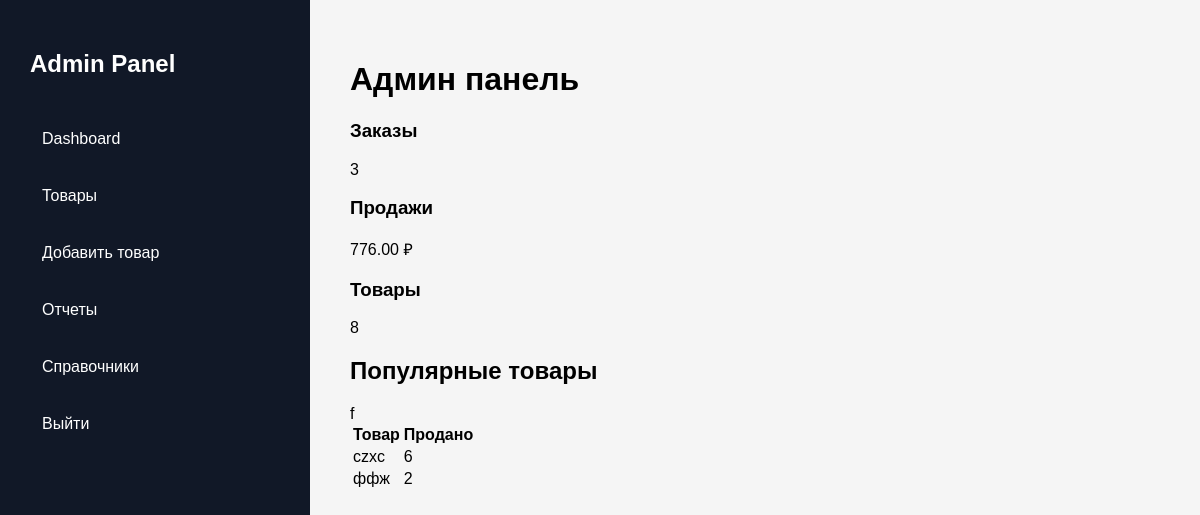
The page /admin-panel/ (signed in) on the database as committed earlier.
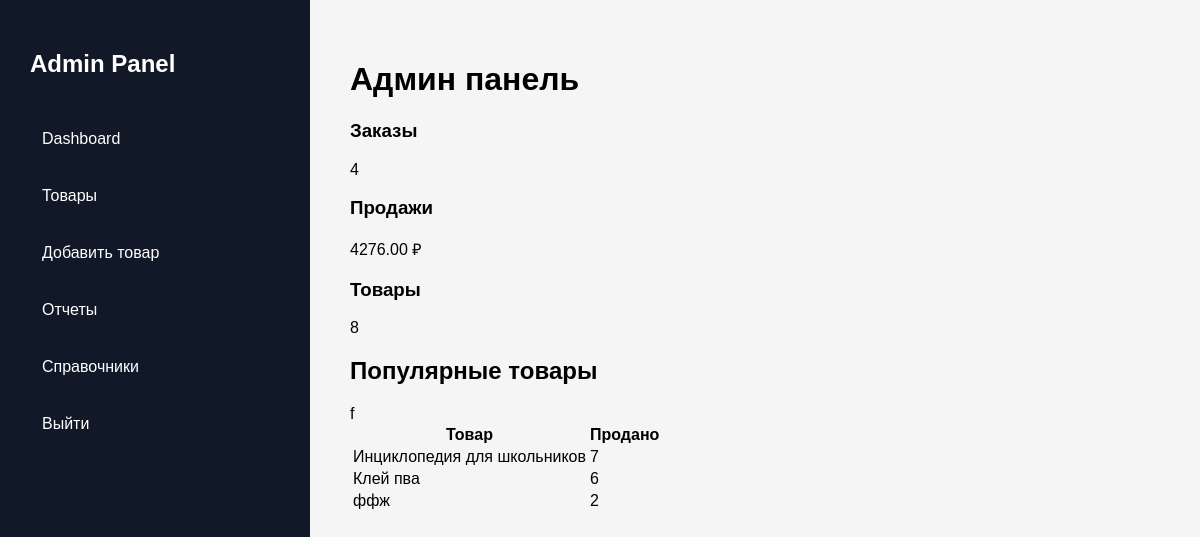
The same page on the database as committed later.
### shop/models.py (models this page shows, shortened)
class Product(models.Model):
    name = models.CharField(max_length=255, verbose_name="Название")
    slug = models.SlugField(max_length=200, unique=True, blank=True)
    description = models.TextField(blank=True, verbose_name="Описание")
    category = models.ForeignKey(
        Category,
        on_delete=models.PROTECT,blank=False, null=False,
        related_name='products',
        verbose_name="Категория"
    )
    available = models.BooleanField(default=True, verbose_name="Доступен для продажи")
    created = models.DateTimeField(auto_now_add=True)
    updated = models.DateTimeField(auto_now=True)
    rating = models.FloatField(default=0)  # средний рейтинг
    rating_count = models.PositiveIntegerField(default=0)  # сколько оценок
    class Meta:
        verbose_name = "Товар"
        verbose_name_plural = "Товары"
        ordering = ['name']

### admin_panel/views.py (the view)
# urls.py: path('', views.dashboard, name='dashboard'),
@admin_required
def dashboard(request):
    total_orders = Order.objects.count()
    total_products = Product.objects.count()
    total_sales = sum(
        order.total_price
        for order in Order.objects.all()
    )
    popular_products = (
        OrderItem.objects
        .values('product__name')
        .annotate(total_sold=Sum('quantity'))
        .order_by('-total_sold')[:5]
    )
    context = {
        'total_orders': total_orders,
        'total_products': total_products,
        'total_sales': total_sales,
        'popular_products': popular_products,
    }
    return render(
        request,
        'admin_panel/dashboard.html',
        context
    )

### cart/context_processors.py (called while the page is built)
def cart(request):
    if request.user.is_authenticated:
        buyer = getattr(request.user, 'buyer', None)
        if buyer:
            count = Cart.objects.filter(
                buyer=buyer
            ).aggregate(
                total=Sum('quantity')
            )['total'] or 0
        else:
            count = 0
    else:
        count = 0
    return {
        'cart_item_count': count
    }

### orders/models.py (called while the page is built)
    @property
    def total_price(self):
        return sum(item.total_price for item in self.items.all())

    @property
    def total_price(self):
        return self.price * self.quantity

### admin_panel/templates/admin_panel/dashboard.html
{% extends "admin_panel/base.html" %}
{% block content %}
<h1>Админ панель</h1>
<div class="stats">
    <div class="card">
        <h3>Заказы</h3>
        <p>{{ total_orders }}</p>
    </div>
    <div class="card">
        <h3>Продажи</h3>
        <p>{{ total_sales }} ₽</p>
    </div>
    <div class="card">
        <h3>Товары</h3>
        <p>{{ total_products }}</p>
    </div>
</div>
<h2>Популярные товары</h2>
<table>
    <tr>
        <th>Товар</th>
        <th>Продано</th>
    </tr>
    {% for item in popular_products %}
    <tr>
        <td>{{ item.product__name }}</td>
        <td>{{ item.total_sold }}</td>
    </tr>
    {% endfor %}f
</table>
{% endblock %}

Rows that differ between the two databases and show on the page:
now on this page (row edited): Product: product__name "Инциклопедия для школьников", total_sold "7"
changed Product: product__name "czxc" → "Клей пва"
Other text that changed with them:
{{ total_orders }}: "3" → "4"
{{ total_sales }}: "776.00" → "4276.00"
